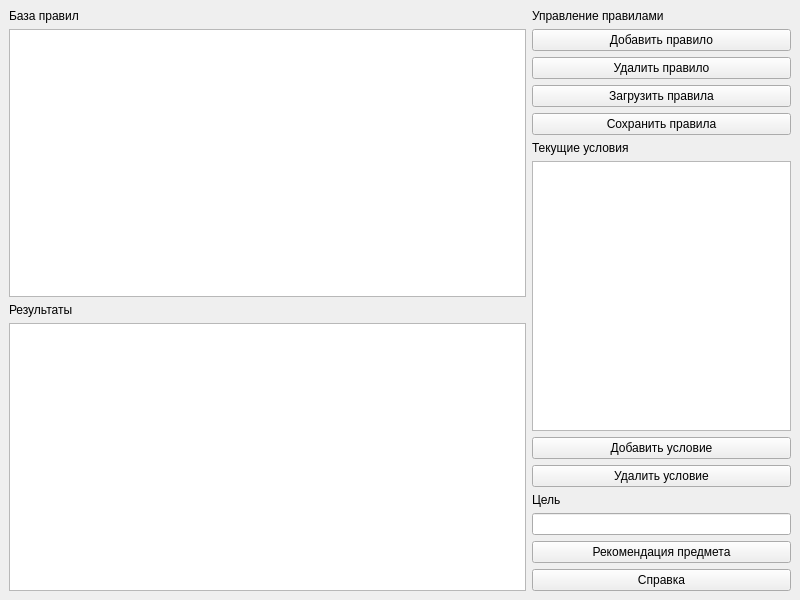
<?xml version="1.0" encoding="UTF-8"?>
<ui version="4.0">
 <class>MainWindow</class>
 <widget class="QMainWindow" name="MainWindow">
  <property name="geometry">
   <rect>
    <x>0</x>
    <y>0</y>
    <width>800</width>
    <height>600</height>
   </rect>
  </property>
  <property name="windowTitle">
   <string>Система подбора предметов для игры League of Legends</string>
  </property>
  <widget class="QWidget" name="centralwidget">
   <layout class="QHBoxLayout" name="horizontalLayout" stretch="2,1">
    <item>
     <layout class="QVBoxLayout" name="verticalLayout_7">
      <item>
       <layout class="QVBoxLayout" name="verticalLayout">
        <item>
         <widget class="QLabel" name="ruleBaseLabel">
          <property name="text">
           <string>База правил</string>
          </property>
         </widget>
        </item>
        <item>
         <widget class="QTableView" name="rulesBaseTable"/>
        </item>
       </layout>
      </item>
      <item>
       <layout class="QVBoxLayout" name="verticalLayout_5">
        <item>
         <widget class="QLabel" name="resultLabel">
          <property name="text">
           <string>Результаты</string>
          </property>
         </widget>
        </item>
        <item>
         <widget class="QTextEdit" name="result">
          <property name="readOnly">
           <bool>true</bool>
          </property>
         </widget>
        </item>
       </layout>
      </item>
     </layout>
    </item>
    <item>
     <layout class="QVBoxLayout" name="verticalLayout_6">
      <item>
       <layout class="QVBoxLayout" name="verticalLayout_3">
        <item>
         <widget class="QLabel" name="rulesManagementLabel">
          <property name="text">
           <string>Управление правилами</string>
          </property>
         </widget>
        </item>
        <item>
         <layout class="QVBoxLayout" name="verticalLayout_2">
          <item>
           <widget class="QPushButton" name="addRuleBtn">
            <property name="text">
             <string>Добавить правило</string>
            </property>
           </widget>
          </item>
          <item>
           <widget class="QPushButton" name="deleteRuleBtn">
            <property name="text">
             <string>Удалить правило</string>
            </property>
           </widget>
          </item>
          <item>
           <widget class="QPushButton" name="loadRulesBtn">
            <property name="text">
             <string>Загрузить правила</string>
            </property>
           </widget>
          </item>
          <item>
           <widget class="QPushButton" name="saveRulesBtn">
            <property name="text">
             <string>Сохранить правила</string>
            </property>
           </widget>
          </item>
         </layout>
        </item>
       </layout>
      </item>
      <item>
       <layout class="QVBoxLayout" name="verticalLayout_4">
        <item>
         <widget class="QLabel" name="currentConditionsLabel">
          <property name="text">
           <string>Текущие условия</string>
          </property>
         </widget>
        </item>
        <item>
         <widget class="QListWidget" name="currentConditions"/>
        </item>
        <item>
         <widget class="QPushButton" name="addConditionBtn">
          <property name="text">
           <string>Добавить условие</string>
          </property>
         </widget>
        </item>
        <item>
         <widget class="QPushButton" name="deleteConditionBtn">
          <property name="text">
           <string>Удалить условие</string>
          </property>
         </widget>
        </item>
       </layout>
      </item>
      <item>
       <layout class="QVBoxLayout" name="verticalLayout_8">
        <item>
         <widget class="QLabel" name="goalLabel">
          <property name="text">
           <string>Цель</string>
          </property>
         </widget>
        </item>
        <item>
         <widget class="QLineEdit" name="goalInput"/>
        </item>
       </layout>
      </item>
      <item>
       <widget class="QPushButton" name="recommendItemBtn">
        <property name="text">
         <string>Рекомендация предмета</string>
        </property>
       </widget>
      </item>
      <item>
       <widget class="QPushButton" name="helpBtn">
        <property name="text">
         <string>Справка</string>
        </property>
       </widget>
      </item>
     </layout>
    </item>
   </layout>
  </widget>
 </widget>
 <resources/>
 <connections/>
</ui>
